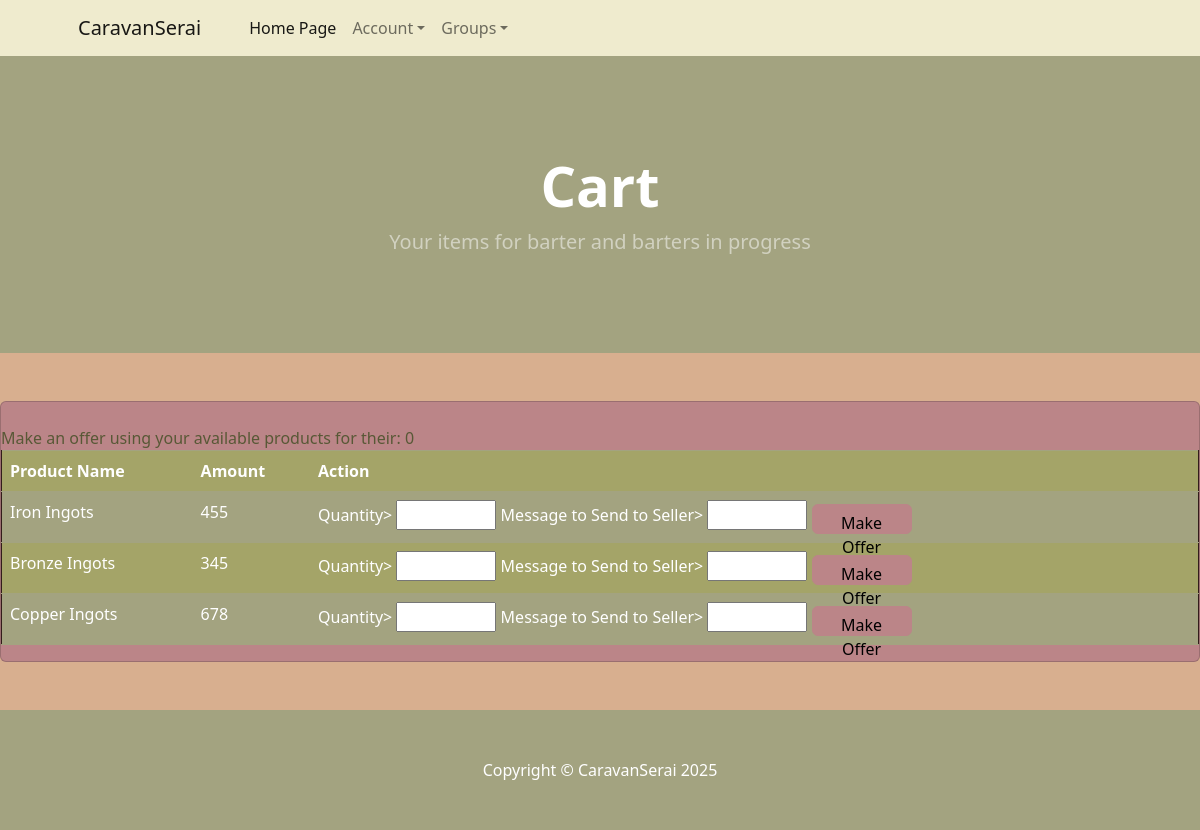
Before: /cart_offer.php (signed in) with the older database file.
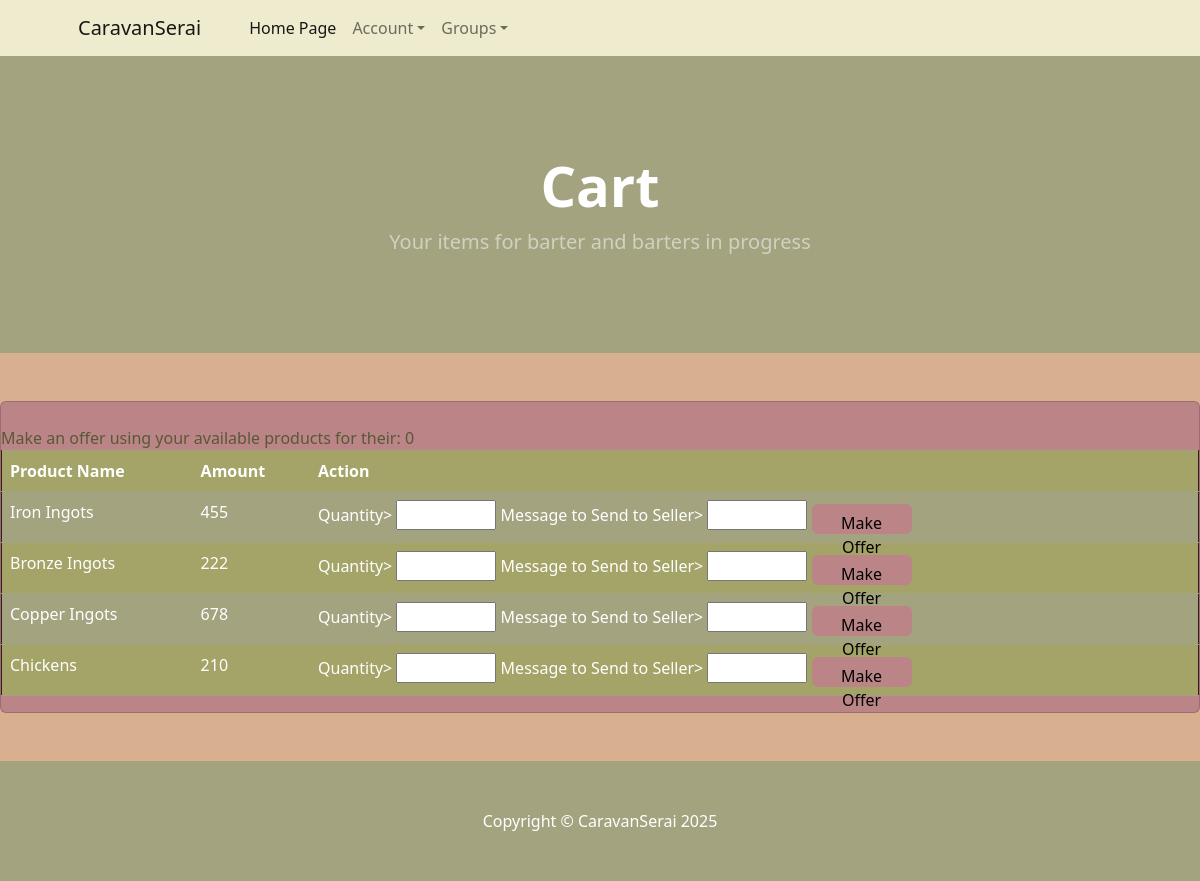
After: the same page with the newer database file.
### tables this page shows
CREATE TABLE `products` (
  `ProductName` text NOT NULL,
  `ProductID` int(11) NOT NULL,
  `UserID` varchar(255) NOT NULL,
  `Amount` int(11) NOT NULL,
  `Description` text NOT NULL,
  `ImagePath` varchar(255) NOT NULL
);

### cart_offer.php (the view, shortened to what this page needs)
<!DOCTYPE html>
<html lang="en">
    <head>
        <link href="https://cdn.jsdelivr.net/npm/bootstrap-icons@1.5.0/font/bootstrap-icons.css" rel="stylesheet" />
        <link href="styles.css" rel="stylesheet" />
    </head>
    <body>
        <nav class="navbar navbar-expand-lg navbar-light bg-light">
            <div class="container px-4 px-lg-5">
                <a class="navbar-brand" href="index.php">CaravanSerai</a>
                <div class="collapse navbar-collapse" id="navbarSupportedContent">
                    <ul class="navbar-nav me-auto mb-2 mb-lg-0 ms-lg-4">
                        <li class="nav-item"><a class="nav-link active" href="index.php">Home Page</a></li>
                        <li class="nav-item dropdown">
                            <a class="nav-link dropdown-toggle" id="navbarDropdown" href="#" role="button" data-bs-toggle="dropdown" aria-expanded="false">Account</a>
                        </li>
                        <li class="nav-item dropdown">
                            <a class="nav-link dropdown-toggle" id="navbarDropdown" href="#" role="button" data-bs-toggle="dropdown" aria-expanded="false">Groups</a>
                        </li>
                    </ul>
                </div>
            </div>
        </nav>
        <header class="bg-dark py-5">
            <div class="container px-4 px-lg-5 my-5">
                <div class="text-center text-white">
                    <h1 class="display-4 fw-bolder">Cart</h1>
                    <p class="lead fw-normal text-white-50 mb-0">Your items for barter and barters in progress</p>
                </div>
            </div>
        </header>
        <section class="py-5">
            <div class = "card bg-secondary">
                    <?php
                    if(isset($_SESSION["GroupID"]))
                    {
                        $_GroupID = $_SESSION["GroupID"];
                        $_GroupName = $_SESSION["GroupName"];
                        echo"Signed into group: ".$_SESSION['GroupName'];
                        $conn = mysqli_connect("localhost","root","","caravanserai");
                        $result = mysqli_query($conn,"SELECT * FROM products NATURAL JOIN users WHERE UserID IN (SELECT UserID FROM $_GroupName)");
                        $data = $result->fetch_all(MYSQLI_ASSOC);
                    }
                    else
                    {
                        $_UserID = $_SESSION["UserID"];
                        $conn = mysqli_connect("localhost","root","","caravanserai");
                        $result = mysqli_query($conn,"SELECT * FROM products WHERE UserID='$_UserID' LIMIT 50");
                        $data = $result->fetch_all(MYSQLI_ASSOC);
                    }
                    $_TransactionID = $_POST['TransactionID'];
                    $result = mysqli_query($conn, "SELECT ProductName1 as prdname1, Quantity1 as quantity FROM transactions WHERE TransactionID='$_TransactionID'");
                    $row = mysqli_fetch_array($result);
                    $ProductName1 = $row['prdname1'];
                    $Quantity = $row['quantity'];
                    $_Quantity = intval($Quantity);
                    echo "<br>Make an offer using your available products for their: ".$_Quantity." ".$ProductName1."<br>";
                    ?>
                    <table border="1" class="table table-dark table-striped table-hover">
                    <tr>
                        <th>Product Name</th>
                        <th>Amount</th>
                        <th>Action</th>
                    </tr>
                    <?php foreach($data as $row): ?>
                    <tr>
                        <td><?= htmlspecialchars($row['ProductName']) ?></td>
                        <td><?= htmlspecialchars($row['Amount']) ?></td>
                        <td><form action="offer_create.php" method="post">
                                <label for="amount">Quantity></label>
                                <input style="height:30px; width:100px" id="amount" name="amount"></input>
                                <label for="message">Message to Send to Seller></label>
                                <input style="height:30px; width:100px" id="message" name="message"></input>
                                <button style="height:30px; width:100px" class="btn btn-secondary"input type="submit" name="TransactionID" value="<?= htmlspecialchars($_TransactionID) ?>">Make Offer</button>
                            </form></td>
                    </tr>
                    <?php endforeach ?>
                    </table>
                </div>
        </section>
        <footer class="py-5 bg-dark">
            <div class="container"><p class="m-0 text-center text-white">Copyright &copy; CaravanSerai 2025</p></div>
        </footer>
    </body>
</html>

Changed rows visible on the page:
changed products "Bronze Ingots": Amount "345" → "222"
added products: ProductName "Chickens", Amount "210"
